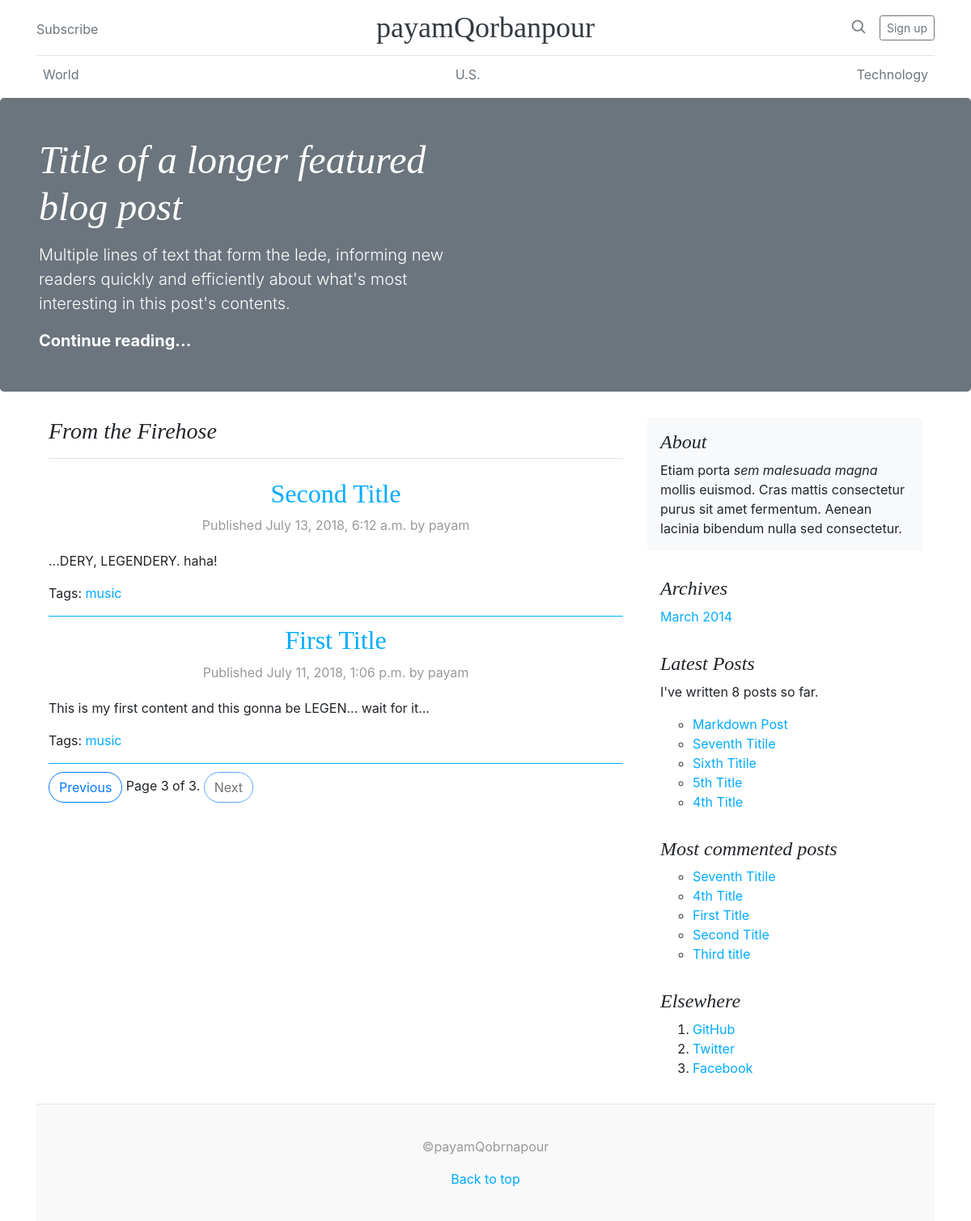
/blog/?page=3, run on an earlier commit of the app's database.
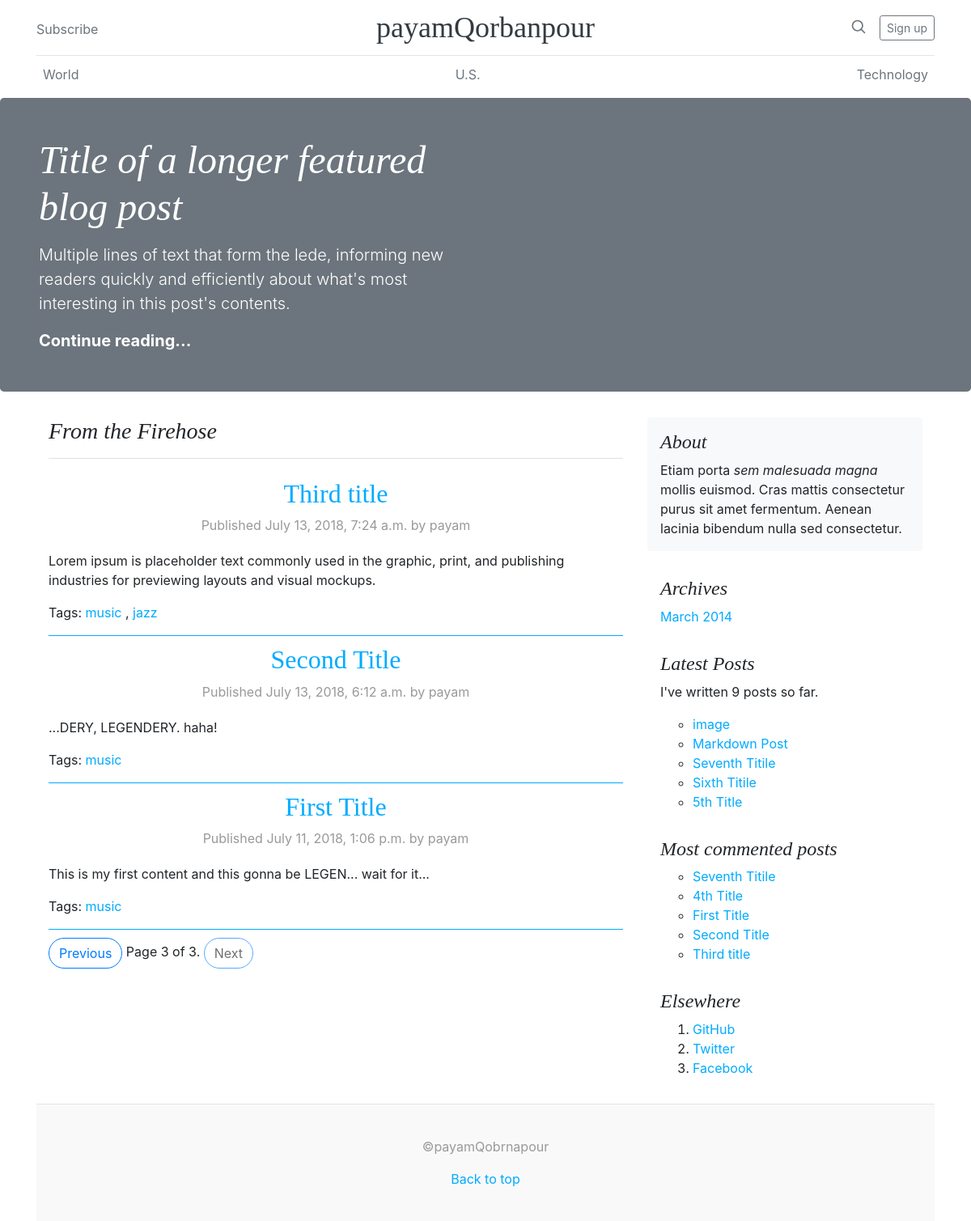
And on a later commit of the database.
### blog/models.py (models this page shows, shortened)
class Post(models.Model):
    STATUS_CHOICES = (
        ('draft', 'Draft'),
        ('published', 'Published'),
    )
    title = models.CharField(max_length=250)
    slug = models.SlugField(max_length=250, unique_for_date='publish')
    author = models.ForeignKey(User, related_name='blog_posts', on_delete=models.CASCADE)
    image = models.FileField(upload_to=uploadLocation, null=True, blank=True)
    body = models.TextField()
    tags = TaggableManager(blank=True)
    publish = models.DateTimeField(default=timezone.now)
    created = models.DateTimeField(auto_now_add=True)
    updated = models.DateTimeField(auto_now=True)
    status = models.CharField(max_length=10, choices=STATUS_CHOICES, default='draft')
    objects = models.Manager()
    published = PublishedManager()
    class Meta:
        ordering = ('-publish',)
    def get_absolute_url(self):
        return reverse('blog:post_detail', args=[self.publish.year, self.publish.strftime('%m'), self.publish.strftime('%d'), self.slug])

### blog/views.py (the view)
# urls.py: url(r'^tag/(?P<tag_slug>[-\w]+)/$', views.post_list, name='post_list_by_tag'),
def post_list(request, tag_slug=None):
    object_list = Post.published.all()
    tag = None
    if tag_slug:
        tag = get_object_or_404(Tag, slug=tag_slug)
        object_list = object_list.filter(tags__in=[tag])
    paginator = Paginator(object_list, 3) # 3 posts in each page
    page = request.GET.get('page')
    try:
        posts = paginator.page(page)
    except PageNotAnInteger:
        posts = paginator.page(1)
    except EmptyPage:
        posts = paginator.page(paginator.num_pages)
    return render(request, 'blog/post/list.html', {'page': page, 'posts': posts, 'tag': tag})

### blog/models.py (called while the page is built)
    def get_queryset(self):
        return super(PublishedManager, self).get_queryset().filter(status='published')

### blog/templatetags/blog_tags.py (called while the page is built)
@register.simple_tag
def total_posts():
    return Post.published.count()

@register.inclusion_tag('blog/post/latest_posts.html')
def show_latest_posts(count=5):
    latest_posts = Post.published.order_by('-publish')[:count]
    return {'latest_posts': latest_posts}

@register.simple_tag
def get_most_commented_posts(count=5):
    return Post.published.annotate(total_comments=Count('comments')).order_by('-total_comments')[:count]

@register.filter(name='markdown')
def markdown_format(text):
    return mark_safe(markdown.markdown(text))

### blog/templates/blog/post/list.html (shortened to what this page needs)
{% extends "blog/base.html" %}
{% load blog_tags %}
{% block content %}
    {% for post in posts %}
    <div class="postBottom">
      <h2 class="blog-post-title text-center">
        <a href="{{ post.get_absolute_url }}">
          {{ post.title }}
        </a>
      </h2>
      <p class="blog-post-meta text-center">
      Published {{ post.publish }} by {{ post.author }}
      </p>
      {{ post.body|markdown|truncatewords_html:30 }}
      <p class="tags">
        Tags:
        {% for tag in post.tags.all %}
          <a href="{% url "blog:post_list_by_tag" tag.slug %}">
            {{ tag.name }}
          </a>
        {% if not forloop.last %}, {% endif %}
        {% endfor %}
      </p>
    </div>
    {% endfor %}
  {% include "pagination.html" with page=posts %}
{% endblock %}

### blog/templates/blog/base.html (shortened to what this page needs)
{% load blog_tags %}
{% load staticfiles %}
<!doctype html>
<html lang="en">
  <head>
    <link href="{% static "css/bootstrap.min.css" %}" rel="stylesheet">
    <link href= "{% static "css/blog.css" %}" rel="stylesheet">
    <link rel="stylesheet" href="https://cdnjs.cloudflare.com/ajax/libs/font-awesome/4.7.0/css/font-awesome.min.css">
  </head>
  <body>
    <div class="container">
      <header class="blog-header py-3">
        <div class="row flex-nowrap justify-content-between align-items-center">
          <div class="col-4 pt-1">
            <a class="text-muted" href="{% url "blog:post_feed" %}">Subscribe</a>
          </div>
          <div class="col-4 text-center d-none d-sm-block">
            <a class="blog-header-logo text-dark" href="#">payamQorbanpour</a>
          </div>
          <div class="col-4 d-flex justify-content-end align-items-center">
            <a class="text-muted" href="#">
              <svg xmlns="http://www.w3.org/2000/svg" width="20" height="20" viewBox="0 0 24 24" fill="none" stroke="currentColor" stroke-width="2" stroke-linecap="round" stroke-linejoin="round" class="mx-3"><circle cx="10.5" cy="10.5" r="7.5"></circle><line x1="21" y1="21" x2="15.8" y2="15.8"></line></svg>
            </a>
            <a class="btn btn-sm btn-outline-secondary" href="#">Sign up</a>
          </div>
        </div>
      </header>
      <div class="nav-scroller py-1 mb-2">
        <nav class="nav d-flex justify-content-between">
          <a class="p-2 text-muted" href="#">World</a>
          <a class="p-2 text-muted" href="#">U.S.</a>
          <a class="p-2 text-muted" href="#">Technology</a>
      </div>
    </div>
      <div class="jumbotron p-3 p-md-5 bg-secondary text-white">
        <div class="col-md-6 px-0">
          <h1 class="display-4 font-italic">Title of a longer featured blog post</h1>
          <p class="lead my-3">Multiple lines of text that form the lede, informing new readers quickly and efficiently about what's most interesting in this post's contents.</p>
          <p class="lead mb-0"><a href="#" class="text-white font-weight-bold">Continue reading...</a></p>
        </div>
      </div>
  <div class="container">
    <main role="main" class="container">
      <div class="row">
        <div class="col-md-8 blog-main">
          <h3 class="pb-3 mb-4 font-italic border-bottom">
            From the Firehose
          </h3>
          {% block content %}
          {% endblock %}
        </div>
        <aside class="col-md-4 blog-sidebar">
          <div class="p-3 mb-3 bg-light rounded">
            <h4 class="font-italic">About</h4>
            <p class="mb-0">Etiam porta <em>sem malesuada magna</em> mollis euismod. Cras mattis consectetur purus sit amet fermentum. Aenean lacinia bibendum nulla sed consectetur.</p>
          </div>
          <div class="p-3">
            <h4 class="font-italic">Archives</h4>
            <ol class="list-unstyled mb-0">
              <li><a href="#">March 2014</a></li>
            </ol>
          </div>
          <div class="p-3">
            <h4 class="font-italic">Latest Posts</h4>
            <ol class="list-unstyled mb-0">
              <p>I've written {% total_posts %} posts so far.</p>
              {% show_latest_posts 5 %}
            </ol>
          </div>
          <div class="p-3">
            <h4 class="font-italic">Most commented posts</h4>
            {% get_most_commented_posts as most_commented_posts %}
            <ol class="list-unstyled mb-0">
              <ul>
                {% for post in most_commented_posts %}
                  <li>
                    <a href="{{ post.get_absolute_url }}">{{ post.title }}</a>
                  </li>
                {% endfor %}
              </ul>
            </ol>
          </div>
          <div class="p-3">
            <h4 class="font-italic">Elsewhere</h4>
            <ol class="Continuelist-unstyled">
              <li><a href="#">GitHub</a></li>
              <li><a href="#">Twitter</a></li>
              <li><a href="#">Facebook</a></li>
            </ol>
          </div>
        </aside>
      </div>
    </main>
    <footer class="blog-footer">
      <p>
        &copy;payamQobrnapour
      </p>
      <p>
        <a id="back2Top" href="#">Back to top</a>
      </p>
    </footer>
  </body>
</html>

### blog/templates/pagination.html
<div class="blog-pagination">
  {% if page.has_previous %}
    <a class="btn btn-outline-primary" href="?page={{ page.previous_page_number }}">Previous</a>
  {% else %}
    <a class="btn btn-outline-primary disabled">Previous</a>
  {% endif %}
  <span class="current">
    Page {{ page.number }} of {{ page.paginator.num_pages }}.
  </span>
  {% if page.has_next %}
    <a class="btn btn-outline-primary" href="?page={{ page.next_page_number }}">Next</a>
  {% else %}
    <a class="btn btn-outline-primary disabled">Next</a>
  {% endif %}
</div>

### blog/templates/blog/post/latest_posts.html
<ul>
  {% for post in latest_posts %}
    <li>
      <a href="{{ post.get_absolute_url }}">{{ post.title }}</a>
    </li>
  {% endfor %}
</ul>

### blog/static/css/blog.css (style rules this page uses)
.blog-header { line-height: 1; border-bottom: 1px solid #e5e5e5; }
.blog-header-logo { font-family: "Playfair Display", Georgia, "Times New Roman", serif; font-size: 2.25rem; }
h1, h2, h3, h4, h5, h6 { font-family: "Playfair Display", Georgia, "Times New Roman", serif; }
.display-4 { font-size: 2.5rem; }
@media (min-width: 768px) { .display-4 { font-size: 3rem; } }
.nav-scroller { position: relative; z-index: 2; height: 2.75rem; overflow-y: hidden; }
.nav-scroller .nav { display: -ms-flexbox; display: flex; -ms-flex-wrap: nowrap; flex-wrap: nowrap; padding-bottom: 1rem; margin-top: -1px; overflow-x: auto; text-align: center; white-space: nowrap; -webkit-overflow-scrolling: touch; }
.border-bottom { border-bottom: 1px solid #e5e5e5; }
.blog-pagination { margin-bottom: 4rem; }
.blog-pagination > .btn { border-radius: 2rem; }
.blog-post-meta { margin-bottom: 1.25rem; color: #999; }
.postBottom { margin-bottom: 10px; border-bottom:0.5px solid #00abff; }
a { color:#00abff; text-decoration:none; }
.blog-footer { padding: 2.5rem 0; color: #999; text-align: center; background-color: #f9f9f9; border-top: .05rem solid #e5e5e5; }
.blog-footer p:last-child { margin-bottom: 0; }

What changed in the data, as far as the page shows it:
no longer on one of the page's lists (row unchanged): Post: title "4th Title"
now on one of the page's lists (row unchanged): Post: title "Third title", publish "July 13, 2018, 7:24 a.m.", author "payam", body "Lorem ipsum is placeholder text commonly used in the graphic, print, and publishing industries for previewing layouts and visual mockups."
computed for Post "Third title": gains Tag (name "jazz"); gains Tag (name "music")
added Post: title "image", shown under "Latest Posts"
Also different on the page:
text no longer shown: "8"
text now shown: "9"
